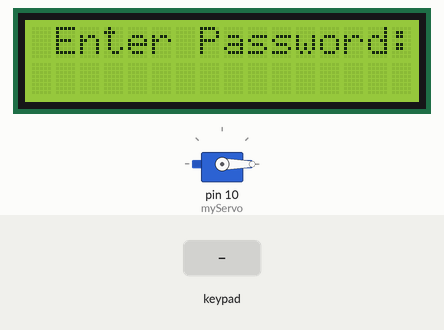
Simulated run of this sketch. Board: Arduino Uno, built with avr-gcc and run on an emulated ATmega328P. Parts: 16×2 character LCD, servo. The inputs (shaded band) are chosen by the test bench. What the sketch prints to the serial monitor is not drawn.

Above: at 1.2 s.
1.3 s: keypad keys 1 2 3 4 # pressed 0.4 s apart
At 3.9 s:
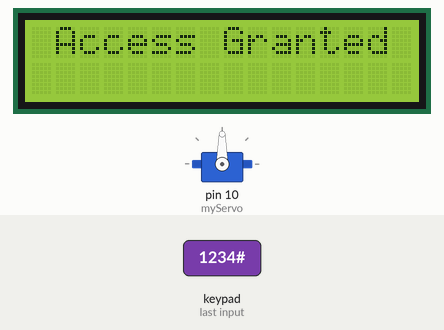
4.8 s: key 'A' pressed
7.8 s: key 'B' pressed
At 9.3 s:
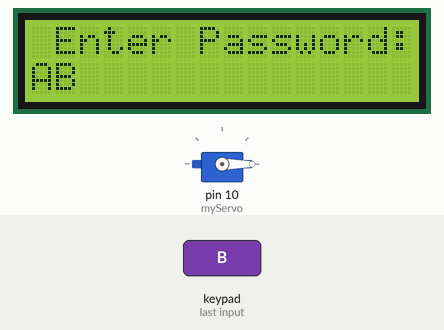
9.6 s: keypad keys 1 2 3 4 D pressed 0.4 s apart
At 12.5 s:
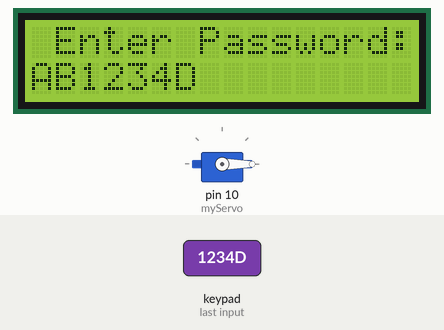
13.1 s: key 'C' pressed
At 14.0 s:
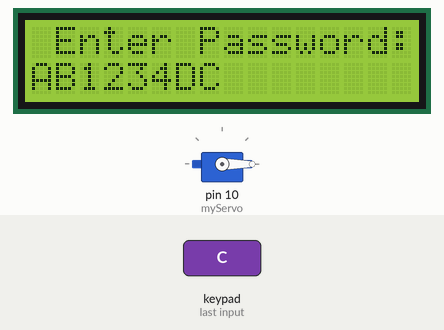
14.6 s: keypad keys 9 8 7 6 # pressed 0.4 s apart
At 17.6 s:
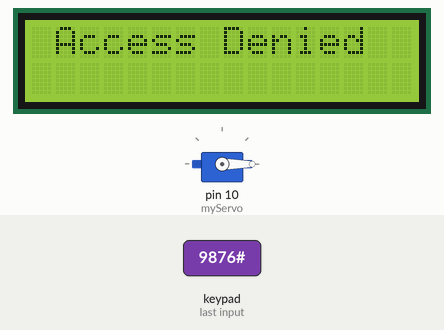
Timing chart, 0 to 19.1 s (numbered marks = the images above; inputs shaded):
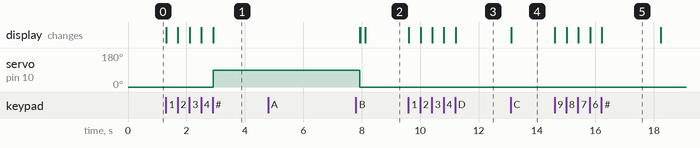

Measured:
- after the input at 1.3 s, servo on pin 10 (myServo): 0° → 90° after 1.6 s; the display: first changes at once (image 1 shows a later state)
- after the input at 4.8 s, every drawn part: stays the same
- after the input at 7.8 s, the display: first differs from a run without the input after 0.33 s (image 2)
- after the input at 9.6 s, the display: first changes at once (image 3 shows a later state)
- after the input at 13.1 s, the display: changes at once (image 4)
- after the input at 14.6 s, the display: first changes at once (image 5 shows a later state)

The sketch:

password.ino
```cpp
#include <Keypad.h>
#include <LiquidCrystal_I2C.h>
#include <Servo.h>  // Include the Servo library

// Define LCD address and create object
LiquidCrystal_I2C lcd(0x27, 16, 2);

// Set up the Servo object
Servo myServo;

// Define the rows and columns for the keypad
const byte ROWS = 4;
const byte COLS = 4;

// Define the keymap
char keys[ROWS][COLS] = {
  {'1','2','3','A'},
  {'4','5','6','B'},
  {'7','8','9','C'},
  {'*','0','#','D'}
};

// Connect to the row and column pinouts of the keypad
byte rowPins[ROWS] = {9, 8, 7, 6};
byte colPins[COLS] = {5, 4, 3, 2};

// Create an object of the Keypad class
Keypad keypad = Keypad(makeKeymap(keys), rowPins, colPins, ROWS, COLS);

String password = "1234";  // Set your password
String input = "";         // Store the input password

void setup() {
  lcd.init();
  lcd.clear();
  lcd.backlight();

  lcd.setCursor(1, 0);
  lcd.print("Enter Password:");

  myServo.attach(10);  // Attach the servo on pin 10 to the servo object
  myServo.write(0);    // Set the servo to 0 degrees (locked position)

  Serial.begin(9600);
}

void loop() {
  char key = keypad.getKey();  // Read the key

  // If a key is pressed
  if (key) {
    Serial.print("Key Pressed: ");
    Serial.println(key);

    if (key == '#') {  // Check if the entered key is '#'
      if (input == password) {  // Check if the input matches the password
        lcd.clear();
        lcd.setCursor(1, 0);
        lcd.print("Access Granted");
        myServo.write(90);  // Unlock the door (rotate the servo to 90 degrees)
        delay(5000);        // Keep the door unlocked for 5 seconds
        myServo.write(0);   // Lock the door again (rotate the servo back to 0 degrees)
        lcd.clear();
        lcd.setCursor(1, 0);
        lcd.print("Enter Password:");
      } else {
        lcd.clear();
        lcd.setCursor(1, 0);
        lcd.print("Access Denied");
        delay(2000);        // Display "Access Denied" for 2 seconds
        lcd.clear();
        lcd.setCursor(1, 0);
        lcd.print("Enter Password:");
      }
      input = "";  // Clear the input
    } else if (key == '*') {
      // Clear the input if '*' is pressed
      input = "";
      lcd.setCursor(0, 1);
      lcd.print("                "); // Clear the second line on the LCD
    } else {
      // Append the key to the input string
      input += key;
      lcd.setCursor(0, 1);
      lcd.print(input);  // Display the input on the LCD
    }
  }
}
```
